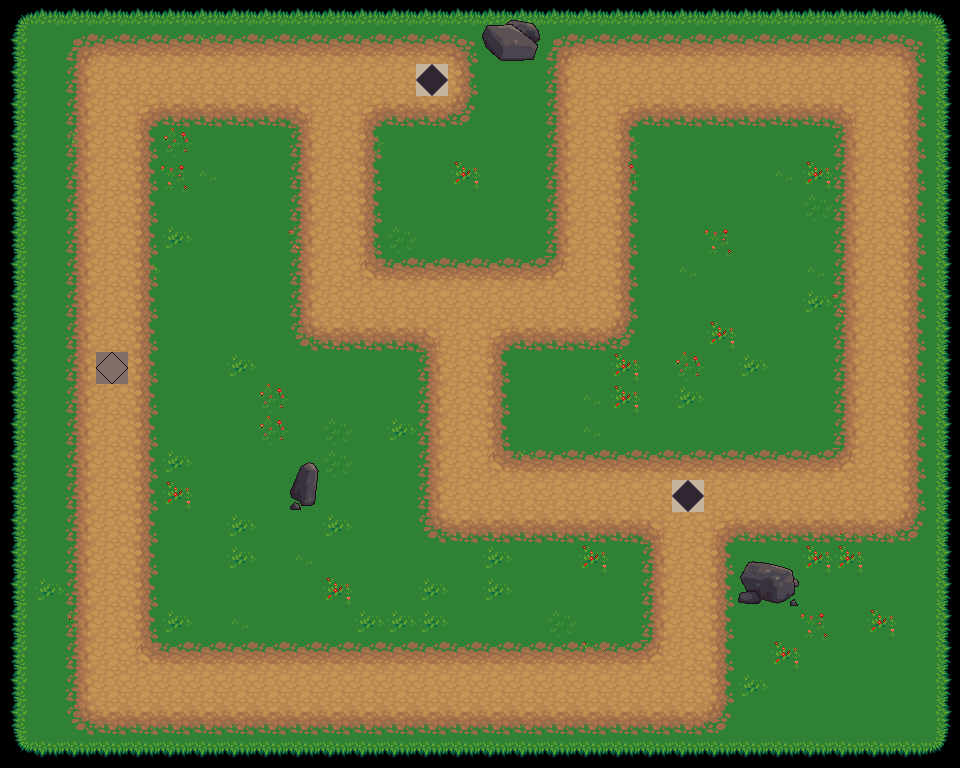

Rendered tile map (Tiled .tmx) drawn with the repository's tilesets; below, a short description and the map source with its tile grids summarised:
An orthogonal 30x24 tile map with 32x32 px tiles, 2 tile layers (ground, path), 1 hidden layer not drawn and 184 objects (178x path, 6x castle).

<map version="1.0" orientation="orthogonal" renderorder="right-up" width="30" height="24" tilewidth="32" tileheight="32">
 <tileset firstgid="1" name="Terrain" tilewidth="32" tileheight="32">
  <image source="terrain.png" width="1024" height="1024" />
  <terraintypes>
   <terrain name="Dark Dirt" tile="100" />
   <terrain name="Red Dirt" tile="103" />
   <terrain name="Black Dirt" tile="106" />
   <terrain name="Grey Dirt" tile="109" />
   <terrain name="Lava" tile="112" />
   <terrain name="Hole" tile="115" />
   <terrain name="Red Hole" tile="118" />
   <terrain name="Black Hole" tile="121" />
   <terrain name="Water" tile="124" />
   <terrain name="Full Dirt" tile="537" />
   <terrain name="Clean Dirt" tile="537" />
   <terrain name="Trans Dirt" tile="97" />
   <terrain name="Grass" tile="289" />
   <terrain name="Dark Grass" tile="295" />
   <terrain name="Short Grass" tile="298" />
   <terrain name="Long Grass" tile="301" />
   <terrain name="Wheat" tile="304" />
   <terrain name="Earth" tile="676" />
   <terrain name="Sand" tile="307" />
   <terrain name="Sand Water" tile="310" />
   <terrain name="Snow" tile="499" />
   <terrain name="Snow Water" tile="662" />
   <terrain name="Snow Ice" tile="502" />
   <terrain name="Ice" tile="496" />
   <terrain name="Brick Road" tile="491" />
   <terrain name="Sewer" tile="484" />
   <terrain name="Sewer Water" tile="481" />
  </terraintypes>
  <tile id="1" terrain="11,11,11," />
  <tile id="2" terrain="11,11,,11" />
  <tile id="4" terrain="0,0,0," />
  <tile id="5" terrain="0,0,,0" />
  <tile id="7" terrain="1,1,1," />
  <tile id="8" terrain="1,1,,1" />
  <tile id="13" terrain="3,3,3," />
  <tile id="14" terrain="3,3,,3" />
  <tile id="16" terrain="4,4,4," />
  <tile id="17" terrain="4,4,,4" />
  <tile id="19" terrain="5,5,5," />
  <tile id="20" terrain="5,5,,5" />
  <tile id="22" terrain="6,6,6," />
  <tile id="23" terrain="6,6,,6" />
  <tile id="25" terrain="7,7,7," />
  <tile id="26" terrain="7,7,,7" />
  <tile id="28" terrain="8,8,8," />
  <tile id="29" terrain="8,8,,8" />
  <tile id="33" terrain="11,,11,11" />
  <tile id="34" terrain=",11,11,11" />
  <tile id="36" terrain="0,,0,0" />
  <tile id="37" terrain=",0,0,0" />
  <tile id="39" terrain="1,,1,1" />
  <tile id="40" terrain=",1,1,1" />
  <tile id="45" terrain="3,,3,3" />
  <tile id="46" terrain=",3,3,3" />
  <tile id="48" terrain="4,,4,4" />
  <tile id="49" terrain=",4,4,4" />
  <tile id="51" terrain="5,,5,5" />
  <tile id="52" terrain=",5,5,5" />
  <tile id="54" terrain="6,,6,6" />
  <tile id="55" terrain=",6,6,6" />
  <tile id="57" terrain="7,,7,7" />
  <tile id="58" terrain=",7,7,7" />
  <tile id="60" terrain="8,,8,8" />
  <tile id="61" terrain=",8,8,8" />
  <tile id="64" terrain=",,,11" />
  <tile id="65" terrain=",,11,11" />
  <tile id="66" terrain=",,11," />
  <tile id="67" terrain=",,,0" />
  <tile id="68" terrain=",,0,0" />
  <tile id="69" terrain=",,0," />
  <tile id="70" terrain=",,,1" />
  <tile id="71" terrain=",,1,1" />
  <tile id="72" terrain=",,1," />
  <tile id="73" terrain=",,,2" />
  <tile id="74" terrain=",,2,2" />
  <tile id="75" terrain=",,2," />
  <tile id="76" terrain=",,,3" />
  <tile id="77" terrain=",,3,3" />
  <tile id="78" terrain=",,3," />
  <tile id="79" terrain=",,,4" />
  <tile id="80" terrain=",,4,4" />
  <tile id="81" terrain=",,4," />
  <tile id="82" terrain=",,,5" />
  <tile id="83" terrain=",,5,5" />
  <tile id="84" terrain=",,5," />
  <tile id="85" terrain=",,,6" />
  <tile id="86" terrain=",,6,6" />
  <tile id="87" terrain=",,6," />
  <tile id="88" terrain=",,,7" />
  <tile id="89" terrain=",,7,7" />
  <tile id="90" terrain=",,7," />
  <tile id="91" terrain=",,,8" />
  <tile id="92" terrain=",,8,8" />
  <tile id="93" terrain=",,8," />
  <tile id="96" terrain=",11,,11" />
  <tile id="97" terrain="11,11,11,11" />
  <tile id="98" terrain="11,,11," />
  <tile id="99" terrain=",0,,0" />
  <tile id="100" terrain="0,0,0,0" />
  <tile id="101" terrain="0,,0," />
  <tile id="102" terrain=",1,,1" />
  <tile id="103" terrain="1,1,1,1" />
  <tile id="104" terrain="1,,1," />
  <tile id="105" terrain=",2,,2" />
  <tile id="106" terrain="2,2,2,2" />
  <tile id="107" terrain="2,,2," />
  <tile id="108" terrain=",3,,3" />
  <tile id="110" terrain="3,,3," />
  <tile id="111" terrain=",4,,4" />
  <tile id="112" terrain="4,4,4,4" />
  <tile id="113" terrain="4,,4," />
  <tile id="114" terrain=",5,,5" />
  <tile id="115" terrain="5,5,5,5" />
  <tile id="116" terrain="5,,5," />
  <tile id="117" terrain=",6,,6" />
  <tile id="118" terrain="6,6,6,6" />
  <tile id="119" terrain="6,,6," />
  <tile id="120" terrain=",7,,7" />
  <tile id="122" terrain="7,,7," />
  <tile id="123" terrain=",8,,8" />
  <tile id="125" terrain="8,,8," />
  <tile id="128" terrain=",11,," />
  <tile id="129" terrain="11,11,," />
  <tile id="130" terrain="11,,," />
  <tile id="131" terrain=",0,," />
  <tile id="132" terrain="0,0,," />
  <tile id="133" terrain="0,,," />
  <tile id="134" terrain=",1,," />
  <tile id="135" terrain="1,1,," />
  <tile id="136" terrain="1,,," />
  <tile id="137" terrain=",2,," />
  <tile id="138" terrain="2,2,," />
  <tile id="139" terrain="2,,," />
  <tile id="140" terrain=",3,," />
  <tile id="141" terrain="3,3,," />
  <tile id="142" terrain="3,,," />
  <tile id="143" terrain=",4,," />
  <tile id="144" terrain="4,4,," />
  <tile id="145" terrain="4,,," />
  <tile id="146" terrain=",5,," />
  <tile id="147" terrain="5,5,," />
  <tile id="148" terrain="5,,," />
  <tile id="149" terrain=",6,," />
  <tile id="150" terrain="6,6,," />
  <tile id="151" terrain="6,,," />
  <tile id="152" terrain=",7,," />
  <tile id="153" terrain="7,7,," />
  <tile id="154" terrain="7,,," />
  <tile id="155" terrain=",8,," />
  <tile id="156" terrain="8,8,," />
  <tile id="157" terrain="8,,," />
  <tile id="160" terrain="9,9,9,9" />
  <tile id="161" terrain="9,9,9,9" />
  <tile id="162" terrain="9,9,9,9" />
  <tile id="163" terrain="0,0,0,0" />
  <tile id="164" terrain="0,0,0,0" />
  <tile id="165" terrain="0,0,0,0" />
  <tile id="166" terrain="1,1,1,1" />
  <tile id="167" terrain="1,1,1,1" />
  <tile id="168" terrain="1,1,1,1" />
  <tile id="169" terrain="2,2,2,2" />
  <tile id="170" terrain="2,2,2,2" />
  <tile id="171" terrain="2,2,2,2" />
  <tile id="172" terrain="3,3,3,3" />
  <tile id="173" terrain="3,3,3,3" />
  <tile id="174" terrain="3,3,3,3" />
  <tile id="175" terrain="4,4,4,4" />
  <tile id="176" terrain="4,4,4,4" />
  <tile id="177" terrain="4,4,4,4" />
  <tile id="184" terrain="7,7,7,7" />
  <tile id="185" terrain="7,7,7,7" />
  <tile id="186" terrain="7,7,7,7" />
  <tile id="187" terrain="8,8,8,8" />
  <tile id="188" terrain="8,8,8,8" />
  <tile id="189" terrain="8,8,8,8" />
  <tile id="193" terrain="12,12,12," />
  <tile id="194" terrain="12,12,,12" />
  <tile id="196" terrain="12,12,12," />
  <tile id="197" terrain="12,12,,12" />
  <tile id="199" terrain="13,13,13," />
  <tile id="200" terrain="13,13,,13" />
  <tile id="202" terrain="14,14,14," />
  <tile id="203" terrain="14,14,,14" />
  <tile id="205" terrain="15,15,15," />
  <tile id="206" terrain="15,15,,15" />
  <tile id="208" terrain="16,16,16," />
  <tile id="209" terrain="16,16,,16" />
  <tile id="211" terrain="18,18,18," />
  <tile id="212" terrain="18,18,,18" />
  <tile id="214" terrain="19,19,19," />
  <tile id="215" terrain="19,19,,19" />
  <tile id="225" terrain="12,,12,12" />
  <tile id="226" terrain=",12,12,12" />
  <tile id="228" terrain="12,,12,12" />
  <tile id="229" terrain=",12,12,12" />
  <tile id="231" terrain="13,,13,13" />
  <tile id="232" terrain=",13,13,13" />
  <tile id="234" terrain="14,,14,14" />
  <tile id="235" terrain=",14,14,14" />
  <tile id="237" terrain="15,,15,15" />
  <tile id="238" terrain=",15,15,15" />
  <tile id="240" terrain="16,,16,16" />
  <tile id="241" terrain=",16,16,16" />
  <tile id="243" terrain="18,,18,18" />
  <tile id="244" terrain=",18,18,18" />
  <tile id="246" terrain="19,,19,19" />
  <tile id="247" terrain=",19,19,19" />
  <tile id="256" terrain=",,,12" />
  <tile id="257" terrain=",,12,12" />
  <tile id="258" terrain=",,12," />
  <tile id="259" terrain=",,,12" />
  <tile id="260" terrain=",,12,12" />
  <tile id="261" terrain=",,12," />
  <tile id="262" terrain=",,,13" />
  <tile id="263" terrain=",,13,13" />
  <tile id="264" terrain=",,13," />
  <tile id="265" terrain=",,,14" />
  <tile id="266" terrain=",,14,14" />
  <tile id="267" terrain=",,14," />
  <tile id="268" terrain=",,,15" />
  <tile id="269" terrain=",,15,15" />
  <tile id="270" terrain=",,15," />
  <tile id="271" terrain=",,,16" />
  <tile id="272" terrain=",,16,16" />
  <tile id="273" terrain=",,16," />
  <tile id="274" terrain=",,,18" />
  <tile id="275" terrain=",,18,18" />
  <tile id="276" terrain=",,18," />
  <tile id="277" terrain=",,,19" />
  <tile id="278" terrain=",,19,19" />
  <tile id="279" terrain=",,19," />
  <tile id="288" terrain=",12,,12" />
  <tile id="290" terrain="12,,12," />
  <tile id="291" terrain=",12,,12" />
  <tile id="292" terrain="12,12,12,12" />
  <tile id="293" terrain="12,,12," />
  <tile id="294" terrain=",13,,13" />
  <tile id="295" terrain="13,13,13,13" />
  <tile id="296" terrain="13,,13," />
  <tile id="297" terrain=",14,,14" />
  <tile id="298" terrain="14,14,14,14" />
  <tile id="299" terrain="14,,14," />
  <tile id="300" terrain=",15,,15" />
  <tile id="301" terrain="15,15,15,15" />
  <tile id="302" terrain="15,,15," />
  <tile id="303" terrain=",16,,16" />
  <tile id="304" terrain="16,16,16,16" />
  <tile id="305" terrain="16,,16," />
  <tile id="306" terrain=",18,,18" />
  <tile id="307" terrain="18,18,18,18" />
  <tile id="308" terrain="18,,18," />
  <tile id="309" terrain=",19,,19" />
  <tile id="310" terrain="19,19,19,19" />
  <tile id="311" terrain="19,,19," />
  <tile id="320" terrain=",12,," />
  <tile id="321" terrain="12,12,," />
  <tile id="322" terrain="12,,," />
  <tile id="323" terrain=",12,," />
  <tile id="324" terrain="12,12,," />
  <tile id="325" terrain="12,,," />
  <tile id="326" terrain=",13,," />
  <tile id="327" terrain="13,13,," />
  <tile id="328" terrain="13,,," />
  <tile id="329" terrain=",14,," />
  <tile id="330" terrain="14,14,," />
  <tile id="331" terrain="14,,," />
  <tile id="332" terrain=",15,," />
  <tile id="333" terrain="15,15,," />
  <tile id="334" terrain="15,,," />
  <tile id="335" terrain=",16,," />
  <tile id="336" terrain="16,16,," />
  <tile id="337" terrain="16,,," />
  <tile id="338" terrain=",18,," />
  <tile id="339" terrain="18,18,," />
  <tile id="340" terrain="18,,," />
  <tile id="341" terrain=",19,," />
  <tile id="342" terrain="19,19,," />
  <tile id="343" terrain="19,,," />
  <tile id="352" terrain="12,12,12,12" />
  <tile id="353" terrain="12,12,12,12" />
  <tile id="354" terrain="12,12,12,12" />
  <tile id="358" terrain="13,13,13,13" />
  <tile id="359" terrain="13,13,13,13" />
  <tile id="360" terrain="13,13,13,13" />
  <tile id="370" terrain="18,18,18,18" />
  <tile id="371" terrain="18,18,18,18" />
  <tile id="372" terrain="18,18,18,18" />
  <tile id="385" terrain="26,26,26," />
  <tile id="386" terrain="26,26,,26" />
  <tile id="388" terrain="25,25,25," />
  <tile id="389" terrain="25,25,,25" />
  <tile id="395" terrain="24,24,24," />
  <tile id="396" terrain="24,24,," />
  <tile id="397" terrain="24,24,,24" />
  <tile id="398" terrain="24,24,24,24" />
  <tile id="400" terrain="23,23,23," />
  <tile id="401" terrain="23,23,,23" />
  <tile id="403" terrain="20,20,20," />
  <tile id="404" terrain="20,20,,20" />
  <tile id="406" terrain="22,22,22," />
  <tile id="407" terrain="22,22,,22" />
  <tile id="417" terrain="26,,26,26" />
  <tile id="418" terrain=",26,26,26" />
  <tile id="420" terrain="25,,25,25" />
  <tile id="421" terrain=",25,25,25" />
  <tile id="427" terrain="24,,24," />
  <tile id="429" terrain=",24,,24" />
  <tile id="430" terrain="24,24,24,24" />
  <tile id="432" terrain="23,,23,23" />
  <tile id="433" terrain=",23,23,23" />
  <tile id="435" terrain="20,,20,20" />
  <tile id="436" terrain=",20,20,20" />
  <tile id="438" terrain="22,,22,22" />
  <tile id="439" terrain=",22,22,22" />
  <tile id="448" terrain=",,,26" />
  <tile id="449" terrain=",,26,26" />
  <tile id="450" terrain=",,26," />
  <tile id="451" terrain=",,,25" />
  <tile id="452" terrain=",,25,25" />
  <tile id="453" terrain=",,25," />
  <tile id="459" terrain="24,,24,24" />
  <tile id="460" terrain=",,24,24" />
  <tile id="461" terrain=",24,24,24" />
  <tile id="462" terrain="24,24,24,24" />
  <tile id="463" terrain=",,,23" />
  <tile id="464" terrain=",,23,23" />
  <tile id="465" terrain=",,23," />
  <tile id="466" terrain=",,,20" />
  <tile id="467" terrain=",,20,20" />
  <tile id="468" terrain=",,20," />
  <tile id="469" terrain=",,,22" />
  <tile id="470" terrain=",,22,22" />
  <tile id="471" terrain=",,22," />
  <tile id="480" terrain=",26,,26" />
  <tile id="482" terrain="26,,26," />
  <tile id="483" terrain=",25,,25" />
  <tile id="484" terrain="25,25,25,25" />
  <tile id="485" terrain="25,,25," />
  <tile id="491" terrain="24,24,24,24" />
  <tile id="492" terrain="24,24,24,24" />
  <tile id="493" terrain="24,24,24,24" />
  <tile id="494" terrain="24,24,24,24" />
  <tile id="495" terrain=",23,,23" />
  <tile id="496" terrain="23,23,23,23" />
  <tile id="497" terrain="23,,23," />
  <tile id="498" terrain=",20,,20" />
  <tile id="499" terrain="20,20,20,20" />
  <tile id="500" terrain="20,,20," />
  <tile id="501" terrain=",22,,22" />
  <tile id="502" terrain="22,22,22,22" />
  <tile id="503" terrain="22,,22," />
  <tile id="504" terrain="9,9,9,10" />
  <tile id="505" terrain="9,9,10,10" />
  <tile id="506" terrain="9,9,10,9" />
  <tile id="507" terrain="10,10,10,9" />
  <tile id="508" terrain="10,10,9,10" />
  <tile id="512" terrain=",26,," />
  <tile id="513" terrain="26,26,," />
  <tile id="514" terrain="26,,," />
  <tile id="515" terrain=",25,," />
  <tile id="516" terrain="25,25,," />
  <tile id="517" terrain="25,,," />
  <tile id="524" terrain=",,,24" />
  <tile id="525" terrain=",,24," />
  <tile id="527" terrain=",23,," />
  <tile id="528" terrain="23,23,," />
  <tile id="529" terrain="23,,," />
  <tile id="530" terrain=",20,," />
  <tile id="531" terrain="20,20,," />
  <tile id="532" terrain="20,,," />
  <tile id="533" terrain=",22,," />
  <tile id="534" terrain="22,22,," />
  <tile id="535" terrain="22,,," />
  <tile id="536" terrain="9,10,9,10" />
  <tile id="537" terrain="10,10,10,10" />
  <tile id="538" terrain="10,9,10,9" />
  <tile id="539" terrain="10,9,10,10" />
  <tile id="540" terrain="9,10,10,10" />
  <tile id="544" terrain="26,26,26,26" />
  <tile id="545" terrain="26,26,26,26" />
  <tile id="546" terrain="26,26,26,26" />
  <tile id="547" terrain="25,25,25,25" />
  <tile id="548" terrain="25,25,25,25" />
  <tile id="549" terrain="25,25,25,25" />
  <tile id="556" terrain=",24,," />
  <tile id="557" terrain="24,,," />
  <tile id="559" terrain="23,23,23,23" />
  <tile id="560" terrain="23,23,23,23" />
  <tile id="561" terrain="23,23,23,23" />
  <tile id="562" terrain="20,20,20,20" />
  <tile id="563" terrain="20,20,20,20" />
  <tile id="564" terrain="20,20,20,20" />
  <tile id="566" terrain="21,21,21," />
  <tile id="567" terrain="21,21,,21" />
  <tile id="568" terrain="9,10,9,9" />
  <tile id="569" terrain="10,10,9,9" />
  <tile id="570" terrain="10,9,9,9" />
  <tile id="571" terrain="10,10,10,10" />
  <tile id="572" terrain="10,10,10,10" />
  <tile id="580" terrain="17,17,17," />
  <tile id="581" terrain="17,17,,17" />
  <tile id="598" terrain="21,,21,21" />
  <tile id="599" terrain=",21,21,21" />
  <tile id="600" terrain="9,9,9,9" />
  <tile id="601" terrain="9,9,9,9" />
  <tile id="602" terrain="9,9,9,9" />
  <tile id="603" terrain="9,9,9,9" />
  <tile id="604" terrain="9,9,9,9" />
  <tile id="612" terrain="17,,17,17" />
  <tile id="613" terrain=",17,17,17" />
  <tile id="629" terrain=",,,21" />
  <tile id="630" terrain=",,21,21" />
  <tile id="631" terrain=",,21," />
  <tile id="643" terrain=",,,17" />
  <tile id="644" terrain=",,17,17" />
  <tile id="645" terrain=",,17," />
  <tile id="661" terrain=",21,,21" />
  <tile id="662" terrain="21,21,21,21" />
  <tile id="663" terrain="21,,21," />
  <tile id="675" terrain=",17,,17" />
  <tile id="676" terrain="17,17,17,17" />
  <tile id="677" terrain="17,,17," />
  <tile id="693" terrain=",21,," />
  <tile id="694" terrain="21,21,," />
  <tile id="695" terrain="21,,," />
  <tile id="707" terrain=",17,," />
  <tile id="708" terrain="17,17,," />
  <tile id="709" terrain="17,,," />
 </tileset>
 <layer name="ground" width="30" height="24">
  <data>[720 cells, 720 non-empty, 15 distinct tile ids]</data>
 </layer>
 <layer name="path2" width="30" height="24" visible="0">
  <data>[720 cells, 207 non-empty, 16 distinct tile ids]</data>
 </layer>
 <objectgroup name="markers2" visible="0">
  <object type="path" x="96" y="320" width="32" height="32">
   <properties>
    <property name="attackPoint" value="castle1" />
    <property name="spawnPoint" value="castle1" />
   </properties>
  </object>
  <object type="path" x="96" y="384" width="32" height="32">
   <properties>
    <property name="attackPoint" value="castle1" />
    <property name="spawnPoint" value="castle1" />
   </properties>
  </object>
  <object type="path" x="672" y="448" width="32" height="32">
   <properties>
    <property name="attackPoint" value="castle2" />
    <property name="spawnPoint" value="castle2" />
   </properties>
  </object>
  <object type="path" x="672" y="512" width="32" height="32">
   <properties>
    <property name="attackPoint" value="castle2" />
    <property name="spawnPoint" value="castle2" />
   </properties>
  </object>
  <object type="path" x="96" y="288" width="32" height="32" />
  <object type="path" x="96" y="256" width="32" height="32" />
  <object type="path" x="96" y="224" width="32" height="32" />
  <object type="path" x="96" y="160" width="32" height="32" />
  <object type="path" x="96" y="128" width="32" height="32" />
  <object type="path" x="96" y="96" width="32" height="32" />
  <object type="path" x="96" y="64" width="32" height="32" />
  <object type="path" x="128" y="64" width="32" height="32" />
  <object type="path" x="160" y="64" width="32" height="32" />
  <object type="path" x="192" y="64" width="32" height="32" />
  <object type="path" x="224" y="64" width="32" height="32" />
  <object type="path" x="256" y="64" width="32" height="32" />
  <object type="path" x="288" y="64" width="32" height="32" />
  <object type="path" x="320" y="64" width="32" height="32" />
  <object type="path" x="160" y="352" width="32" height="32" />
  <object type="path" x="192" y="352" width="32" height="32" />
  <object type="path" x="224" y="352" width="32" height="32" />
  <object type="path" x="256" y="352" width="32" height="32" />
  <object type="path" x="288" y="352" width="32" height="32" />
  <object type="path" x="384" y="352" width="32" height="32" />
  <object type="path" x="320" y="352" width="32" height="32" />
  <object type="path" x="352" y="352" width="32" height="32" />
  <object type="path" x="640" y="352" width="32" height="32" />
  <object type="path" x="672" y="352" width="32" height="32" />
  </objectgroup>
 <layer name="path" width="30" height="24">
  <data>[720 cells, 349 non-empty, 25 distinct tile ids]</data>
 </layer>
 <objectgroup name="markers">
  <!-- 115 objects omitted --></objectgroup>
</map>
<!-- 156 of 184 objects omitted -->
